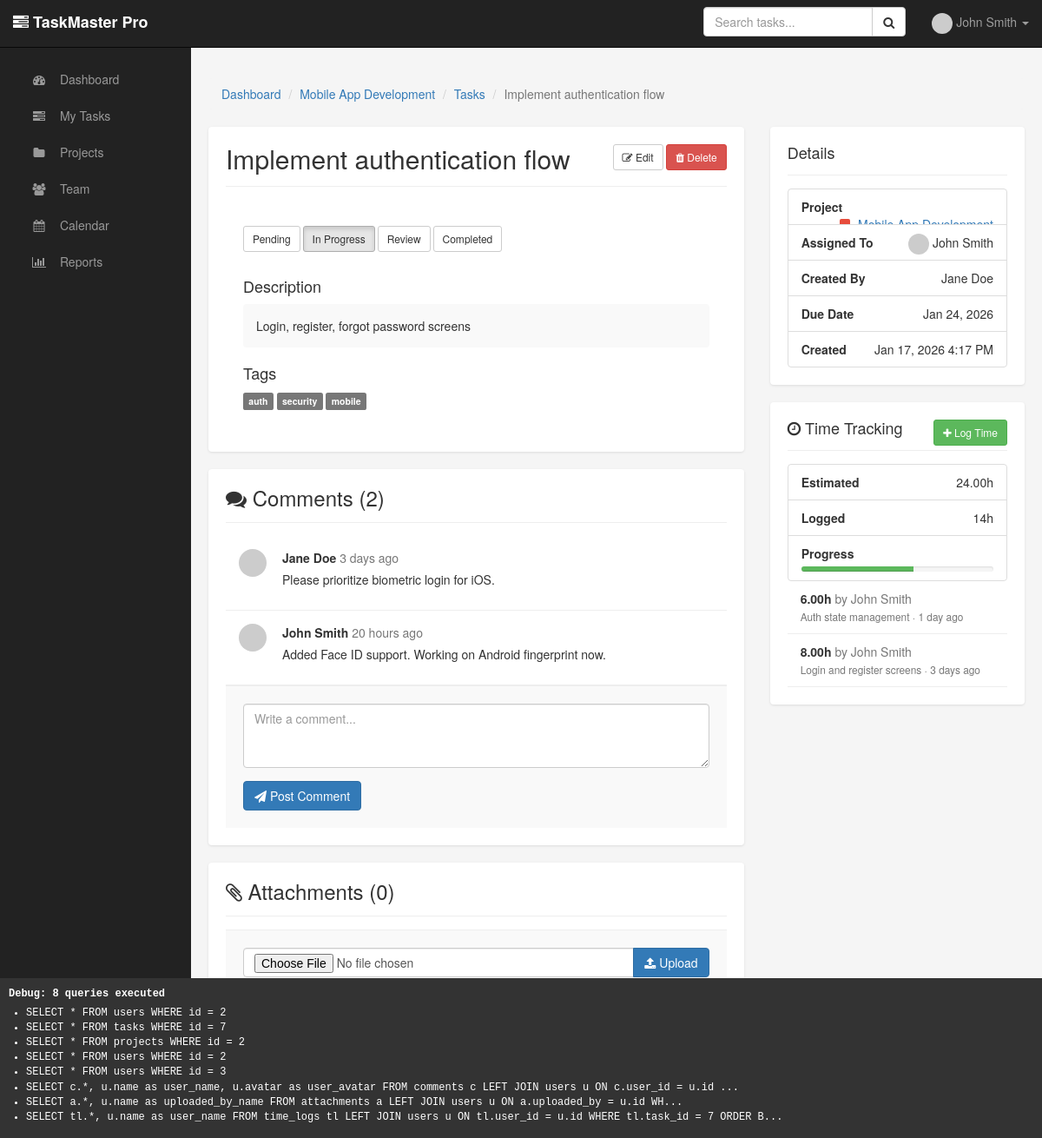
Page /task.php?id=7 (signed in) on the committed database.
### tables this page shows
CREATE TABLE users (
    id INT AUTO_INCREMENT PRIMARY KEY,
    email VARCHAR(100) NOT NULL,
    password VARCHAR(100) NOT NULL,   
    name VARCHAR(100) NOT NULL,
    role ENUM('admin', 'manager', 'user') DEFAULT 'user',
    avatar VARCHAR(255),
    department VARCHAR(100),
    phone VARCHAR(50),
    is_active TINYINT(1) DEFAULT 1,
    last_login DATETIME,
    created_at DATETIME,
    updated_at DATETIME,
    UNIQUE KEY unique_email (email)
     
);

CREATE TABLE projects (
    id INT AUTO_INCREMENT PRIMARY KEY,
    name VARCHAR(200) NOT NULL,
    description TEXT,
    status ENUM('active', 'on_hold', 'completed', 'cancelled') DEFAULT 'active',
    owner_id INT NOT NULL,   
    start_date DATE,
    end_date DATE,
    budget DECIMAL(10, 2) DEFAULT 0,
    color VARCHAR(7) DEFAULT '#3498db',
    created_at DATETIME,
    updated_at DATETIME
     
);

CREATE TABLE tasks (
    id INT AUTO_INCREMENT PRIMARY KEY,
    project_id INT,            
    title VARCHAR(200) NOT NULL,
    description TEXT,
    priority ENUM('low', 'medium', 'high', 'critical') DEFAULT 'medium',
    status ENUM('pending', 'in_progress', 'review', 'completed', 'cancelled') DEFAULT 'pending',
    assigned_to INT,           
    created_by INT NOT NULL,   
    due_date DATE,
    estimated_hours DECIMAL(5, 2) DEFAULT 0,
    actual_hours DECIMAL(5, 2) DEFAULT 0,
    tags VARCHAR(500),         
    created_at DATETIME,
    updated_at DATETIME,
    completed_at DATETIME
     
);

CREATE TABLE comments (
    id INT AUTO_INCREMENT PRIMARY KEY,
    task_id INT NOT NULL,      
    user_id INT,               
    content TEXT NOT NULL,
    type ENUM('user', 'system') DEFAULT 'user',
    created_at DATETIME
     
);

CREATE TABLE time_logs (
    id INT AUTO_INCREMENT PRIMARY KEY,
    task_id INT NOT NULL,      
    user_id INT NOT NULL,      
    hours DECIMAL(5, 2) NOT NULL,
    description VARCHAR(500),
    logged_at DATETIME
     
);

### task.php (the view, shortened to what the rows shown need)
<?php
require_once 'templates/header.php';
require_once 'classes/Task.php';
require_once 'classes/User.php';
require_once 'classes/Project.php';
$task_id = isset($_GET['id']) ? $_GET['id'] : 0;
$task = new Task($task_id);
$project = $task->project_id ? new Project($task->project_id) : null;
$assigned_user = $task->assigned_to ? new User($task->assigned_to) : null;
$created_by_user = $task->created_by ? new User($task->created_by) : null;
$comments = $task->get_comments();
$sql = "SELECT tl.*, u.name as user_name
        FROM time_logs tl
        LEFT JOIN users u ON tl.user_id = u.id
        WHERE tl.task_id = $task_id
        ORDER BY tl.logged_at DESC";
$time_logs = db_fetch_all(db_query($sql));
?>
<div class="row">
    <div class="col-md-12">
        <ol class="breadcrumb">
            <li><a href="dashboard.php">Dashboard</a></li>
            <?php if ($project): ?>
                <li><a href="project.php?id=<?php echo $project->id; ?>"><?php echo htmlspecialchars($project->name); ?></a></li>
            <?php endif; ?>
            <li><a href="tasks.php">Tasks</a></li>
            <li class="active"><?php echo htmlspecialchars(truncate_text($task->title, 30)); ?></li>
        </ol>
    </div>
</div>
<div class="row">
    <div class="col-md-8">
        <div class="card">
            <div class="card-header">
                <div class="pull-right">
                    <a href="task_edit.php?id=<?php echo $task->id; ?>" class="btn btn-default btn-sm">
                    </a>
                    <a href="task_delete.php?id=<?php echo $task->id; ?>" class="btn btn-danger btn-sm"
                       data-confirm="Are you sure you want to delete this task?">
                    </a>
                </div>
                <h2 style="margin: 0;">
                    <?php echo htmlspecialchars($task->title); ?>
                </h2>
            </div>
            <div style="padding: 20px;">
                <div class="btn-group" style="margin-bottom: 20px;">
                    <form method="POST" style="display: inline;">
                    </form>
                </div>
                <h4>Description</h4>
                <div style="background: #f9f9f9; padding: 15px; border-radius: 4px; margin-bottom: 20px;">
                    <?php if ($task->description): ?>
                        <?php echo nl2br(htmlspecialchars($task->description)); ?>
                    <?php else: ?>
                        <em class="text-muted">No description provided</em>
                    <?php endif; ?>
                </div>
                <?php if ($task->tags): ?>
                    <h4>Tags</h4>
                    <p>
                        <?php foreach (explode(',', $task->tags) as $tag): ?>
                            <span class="label label-default"><?php echo htmlspecialchars(trim($tag)); ?></span>
                        <?php endforeach; ?>
                    </p>
                <?php endif; ?>
            </div>
        </div>
        <div class="card">
            <?php if (empty($comments)): ?>
                <div class="text-center" style="padding: 30px;">
                    <p class="text-muted">No comments yet. Be the first to comment!</p>
                </div>
            <?php else: ?>
                <?php foreach ($comments as $comment): ?>
                    <div class="comment <?php echo $comment['type'] == 'system' ? 'system' : ''; ?>">
                        <?php if ($comment['type'] != 'system'): ?>
                            <img src="<?php echo $comment['user_avatar'] ? APP_URL . '/uploads/' . $comment['user_avatar'] : 'https://www.gravatar.com/avatar/?d=mp'; ?>"
                                 class="avatar" style="float: left; margin-right: 15px;">
                        <?php endif; ?>
                        <div style="<?php echo $comment['type'] != 'system' ? 'margin-left: 50px;' : ''; ?>">
                            <strong><?php echo $comment['type'] == 'system' ? 'System' : htmlspecialchars($comment['user_name']); ?></strong>
                            <span class="text-muted"><?php echo time_ago($comment['created_at']); ?></span>
                            <p style="margin-top: 5px;"><?php echo nl2br(htmlspecialchars($comment['content'])); ?></p>
                        </div>
                    </div>
                <?php endforeach; ?>
            <?php endif; ?>
        </div>
    </div>
    <div class="col-md-4">
        <div class="card">
            <ul class="list-group" style="margin: 0;">
                <li class="list-group-item">
                    <strong>Assigned To</strong>
                    <span class="pull-right">
                        <?php if ($assigned_user): ?>
                            <img src="<?php echo $assigned_user->avatar ? APP_URL . '/uploads/' . $assigned_user->avatar : 'https://www.gravatar.com/avatar/?d=mp'; ?>"
                                 class="avatar avatar-sm">
                            <?php echo htmlspecialchars($assigned_user->name); ?>
                        <?php else: ?>
                            <span class="text-muted">Unassigned</span>
                        <?php endif; ?>
                    </span>
                </li>
                <li class="list-group-item">
                    <strong>Created By</strong>
                    <span class="pull-right">
                        <?php if ($created_by_user): ?>
                            <?php echo htmlspecialchars($created_by_user->name); ?>
                        <?php else: ?>
                            <span class="text-muted">Unknown</span>
                        <?php endif; ?>
                    </span>
                </li>
                <li class="list-group-item">
                    <strong>Due Date</strong>
                    <span class="pull-right <?php echo $task->is_overdue() ? 'text-danger' : ''; ?>">
                        <?php if ($task->due_date): ?>
                            <?php echo format_date($task->due_date); ?>
                        <?php else: ?>
                            <span class="text-muted">Not set</span>
                        <?php endif; ?>
                    </span>
                </li>
                <li class="list-group-item">
                    <strong>Created</strong>
                    <span class="pull-right"><?php echo format_datetime($task->created_at); ?></span>
                </li>
            </ul>
        </div>
        <div class="card">
            <ul class="list-group" style="margin: 0;">
                <li class="list-group-item">
                    <strong>Estimated</strong>
                    <span class="pull-right"><?php echo $task->estimated_hours ? $task->estimated_hours . 'h' : '—'; ?></span>
                </li>
            </ul>
            <?php if (!empty($time_logs)): ?>
                <div style="max-height: 200px; overflow-y: auto;">
                    <?php foreach ($time_logs as $log): ?>
                        <div class="time-log">
                            <strong><?php echo $log['hours']; ?>h</strong>
                            <span class="text-muted">by <?php echo htmlspecialchars($log['user_name']); ?></span>
                            <br>
                            <small class="text-muted">
                                <?php echo $log['description'] ? htmlspecialchars($log['description']) . ' &middot; ' : ''; ?>
                                <?php echo time_ago($log['logged_at']); ?>
                            </small>
                        </div>
                    <?php endforeach; ?>
                </div>
            <?php endif; ?>
        </div>
    </div>
</div>
<?php require_once 'templates/footer.php'; ?>

### templates/header.php (shortened to what the rows shown need)
<?php
require_once dirname(__FILE__) . '/../includes/functions.php';
$current_user = get_current_user_data();
?>
<!DOCTYPE html>
<html lang="en">
<head>
    <link rel="stylesheet" href="https://maxcdn.bootstrapcdn.com/bootstrap/3.3.7/css/bootstrap.min.css">
    <link rel="stylesheet" href="https://maxcdn.bootstrapcdn.com/font-awesome/4.7.0/css/font-awesome.min.css">
</head>
<body>
    <nav class="navbar navbar-inverse navbar-fixed-top">
        <div class="container-fluid">
            <div id="navbar" class="navbar-collapse collapse">
                <ul class="nav navbar-nav navbar-right">
                    <?php if ($current_user): ?>
                        <li class="dropdown">
                            <a href="#" class="dropdown-toggle" data-toggle="dropdown">
                                <img src="<?php echo $current_user['avatar'] ? APP_URL . '/uploads/' . $current_user['avatar'] : 'https://www.gravatar.com/avatar/?d=mp'; ?>" class="avatar avatar-sm">
                                <?php echo htmlspecialchars($current_user['name']); ?>
                                <span class="caret"></span>
                            </a>
                        </li>
                    <?php else: ?>
                        <li><a href="<?php echo APP_URL; ?>/login.php">Login</a></li>
                    <?php endif; ?>
                </ul>
            </div>
        </div>
    </nav>
    <div class="<?php echo $current_user ? 'main-content' : 'container'; ?>">

### rows in the picture
users: name "John Smith"
projects: name "Mobile App Development"
tasks: title "Implement authentication flow", description "Login, register, forgot password screens", tags "auth", tags "security", tags "mobile", due_date "Jan 24, 2026", created_at "Jan 17, 2026 4:17 PM", estimated_hours "24.00"
comments: user.name "Jane Doe", created_at "3 days ago", content "Please prioritize biometric login for iOS."
comments: user.name "John Smith", created_at "20 hours ago", content "Added Face ID support. Working on Android fingerprint now."
users: name "Jane Doe"
time_logs: hours "6.00", user.name "John Smith", description "Auth state management", logged_at "1 day ago"
time_logs: hours "8.00", user.name "John Smith", description "Login and register screens", logged_at "3 days ago"

### other values in the picture
APP_NAME "TaskMaster Pro"
count($comments) "2"
count($attachments) "0"
$total_logged "14"
count($GLOBALS['query_log']) "8"
truncate_text($query['sql'], 150) "SELECT * FROM users WHERE id = 2"
truncate_text($query['sql'], 150) "SELECT * FROM tasks WHERE id = 7"
truncate_text($query['sql'], 150) "SELECT * FROM projects WHERE id = 2"
truncate_text($query['sql'], 150) "SELECT * FROM users WHERE id = 3"
truncate_text($query['sql'], 150) "SELECT c.*, u.name as user_name, u.avatar as user_avatar FROM comments c LEFT JOIN users u ON c.user_id = u.id ..."
truncate_text($query['sql'], 150) "SELECT a.*, u.name as uploaded_by_name FROM attachments a LEFT JOIN users u ON a.uploaded_by = u.id WH..."
truncate_text($query['sql'], 150) "SELECT tl.*, u.name as user_name FROM time_logs tl LEFT JOIN users u ON tl.user_id = u.id WHERE tl.task_id = 7 ORDER B..."
